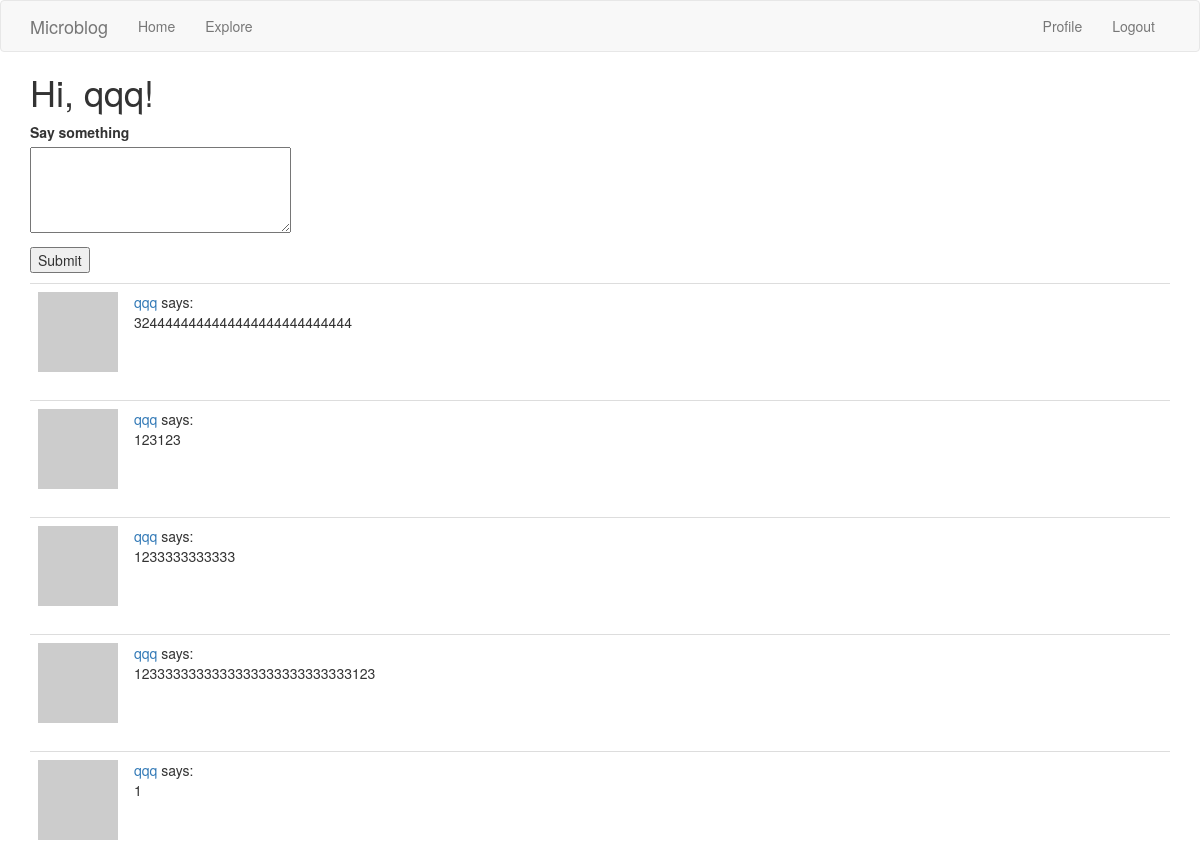
Page /index (signed in, upper part) on the earlier database version.
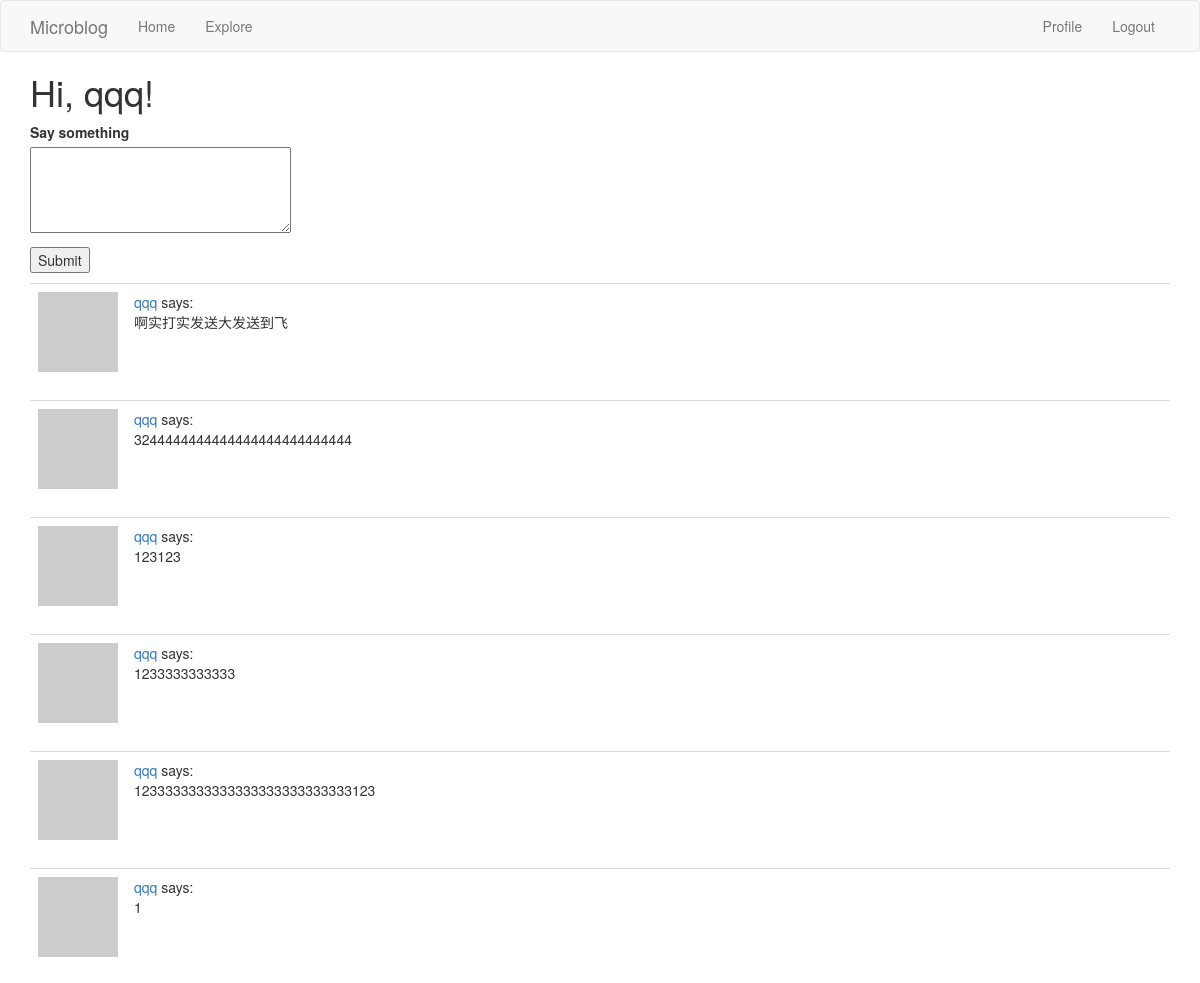
Same page on the later database version.
### application/models.py (models this page shows, shortened)
class Post(db.Model):
    id = db.Column(db.Integer, primary_key=True)
    body = db.Column(db.String(140))
    timestamp = db.Column(db.DateTime, index=True, default=datetime.utcnow)
    user_id = db.Column(db.Integer, db.ForeignKey('user.id'))

class User(UserMixin, db.Model):
    id = db.Column(db.Integer, primary_key=True)
    username = db.Column(db.String(64), index=True, unique=True)
    email = db.Column(db.String(120), index=True, unique=True)
    password_hash = db.Column(db.String(128))
    posts = db.relationship('Post', backref='author', lazy='dynamic')
    about_me = db.Column(db.String(140))
    last_seen = db.Column(db.DateTime, default=datetime.utcnow)
    followed = db.relationship(
        'User', secondary=followers,
        primaryjoin=(followers.c.follower_id == id),
        secondaryjoin=(followers.c.followed_id == id),
        backref=db.backref('followers', lazy='dynamic'), lazy='dynamic')
    def avatar(self, size=80):
        digest = md5(self.email.lower().encode('utf-8')).hexdigest()
        return 'https://www.gravatar.com/avatar/{}?d=identicon&s={}'.format(
            digest, size)
    def followed_posts(self):
        followed = Post.query.join(
            followers, (followers.c.followed_id == Post.user_id)).filter(
            followers.c.follower_id == self.id)
        own = Post.query.filter_by(user_id=self.id)
        return followed.union(own).order_by(Post.timestamp.desc())

### application/routes.py (the view)
@app.route('/', methods=['GET', 'POST'])
@app.route('/index', methods=['GET', 'POST'])
@login_required
def index():
    form = PostForm()
    if form.validate_on_submit():
        post = Post(body=form.post.data, author=current_user)
        db.session.add(post)
        db.session.commit()
        flash('Your post is now live!')
        return redirect(url_for('index'))
    page = request.args.get('page', 1, type=int)
    posts = current_user.followed_posts().paginate(
        page, app.config['POSTS_PER_PAGE'], False)
    next_url = url_for('index', page=posts.next_num) if posts.has_next else None
    prev_url = url_for('index', page=posts.prev_num) if posts.has_prev else None
    return render_template("index.html", title='Home Page', form=form,
                           posts=posts.items, next_url=next_url, prev_url=prev_url)

### application/forms.py
class PostForm(FlaskForm):
    post = TextAreaField('Say something', validators=[
        DataRequired(), Length(min=1, max=140)])
    submit = SubmitField('Submit')

### application/models.py (called while the page is built)
@login.user_loader
def load_user(id):
    return User.query.get(int(id))

### application/routes.py (called while the page is built)
@app.before_request
def before_request():
    if current_user.is_authenticated:
        current_user.last_seen = datetime.utcnow()
        db.session.commit()

### application/templates/index.html (shortened to what this page needs)
{% extends "base.html" %}
{% block contents %}
    <h1>Hi, {{ current_user.username }}!</h1>
    {% if form %}
        <form action="" method="post">
            <p>
                {{ form.post.label }}<br>
                {{ form.post(cols=32, rows=4) }}<br>
            </p>
            <p>{{ form.submit() }}</p>
        </form>
    {% endif %}
    {% for post in posts %}
        {% include '_post.html' %}
    {% endfor %}
{% endblock %}

### application/templates/_post.html
 <table class="table table-hover">
        <tr>
            <td width="70px">
                <a href="{{ url_for('user', username=post.author.username) }}">
                    <img src="{{ post.author.avatar(70) }}" />
                </a>
            </td>
            <td>
                <a href="{{ url_for('user', username=post.author.username) }}">
                    {{ post.author.username }}
                </a>
                says:
                <br>
                {{ post.body }}
            </td>
        </tr>
    </table>

Differences in the rows shown:
added Post: author.username "qqq", body "啊实打实发送大发送到飞"
